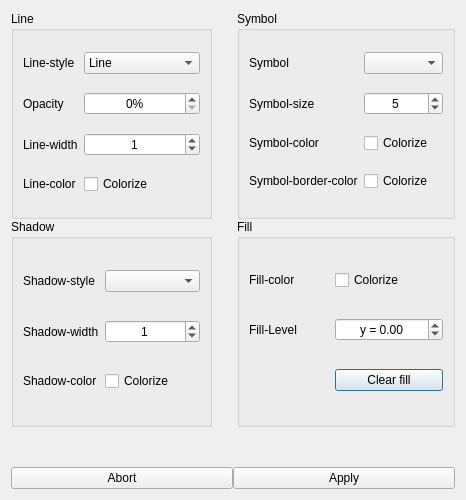
<?xml version="1.0" encoding="UTF-8"?>
<ui version="4.0">
 <class>layout</class>
 <widget class="QDialog" name="layout">
  <property name="geometry">
   <rect>
    <x>0</x>
    <y>0</y>
    <width>466</width>
    <height>500</height>
   </rect>
  </property>
  <property name="minimumSize">
   <size>
    <width>466</width>
    <height>500</height>
   </size>
  </property>
  <property name="windowTitle">
   <string>Change plotstyle</string>
  </property>
  <layout class="QVBoxLayout" name="verticalLayout_2">
   <item>
    <layout class="QHBoxLayout" name="horizontalLayout_2">
     <property name="spacing">
      <number>0</number>
     </property>
     <property name="rightMargin">
      <number>0</number>
     </property>
     <item>
      <layout class="QVBoxLayout" name="verticalLayout">
       <property name="leftMargin">
        <number>0</number>
       </property>
       <property name="bottomMargin">
        <number>0</number>
       </property>
       <item>
        <layout class="QGridLayout" name="gridLayout">
         <property name="leftMargin">
          <number>0</number>
         </property>
         <property name="rightMargin">
          <number>0</number>
         </property>
         <property name="horizontalSpacing">
          <number>25</number>
         </property>
         <item row="1" column="2">
          <widget class="QGroupBox" name="groupBox_3">
           <property name="sizePolicy">
            <sizepolicy hsizetype="Preferred" vsizetype="MinimumExpanding">
             <horstretch>0</horstretch>
             <verstretch>0</verstretch>
            </sizepolicy>
           </property>
           <property name="title">
            <string>Fill</string>
           </property>
           <layout class="QGridLayout" name="gridLayout_4">
            <item row="0" column="0">
             <widget class="QLabel" name="label_9">
              <property name="text">
               <string>Fill-color</string>
              </property>
             </widget>
            </item>
            <item row="1" column="1">
             <widget class="QDoubleSpinBox" name="fillColorSpinBox">
              <property name="alignment">
               <set>Qt::AlignCenter</set>
              </property>
              <property name="prefix">
               <string>y = </string>
              </property>
              <property name="minimum">
               <double>-9999999.000000000000000</double>
              </property>
              <property name="maximum">
               <double>9999999.000000000000000</double>
              </property>
              <property name="singleStep">
               <double>0.010000000000000</double>
              </property>
             </widget>
            </item>
            <item row="1" column="0">
             <widget class="QLabel" name="label_7">
              <property name="text">
               <string>Fill-Level</string>
              </property>
             </widget>
            </item>
            <item row="2" column="1">
             <widget class="QPushButton" name="deleteFillButton">
              <property name="text">
               <string>Clear fill</string>
              </property>
             </widget>
            </item>
            <item row="0" column="1">
             <widget class="QCheckBox" name="fillColorButton">
              <property name="text">
               <string>Colorize</string>
              </property>
             </widget>
            </item>
           </layout>
          </widget>
         </item>
         <item row="1" column="1">
          <widget class="QGroupBox" name="groupBox_4">
           <property name="title">
            <string>Shadow</string>
           </property>
           <layout class="QGridLayout" name="gridLayout_5">
            <item row="0" column="0">
             <widget class="QLabel" name="label_13">
              <property name="text">
               <string>Shadow-style</string>
              </property>
             </widget>
            </item>
            <item row="0" column="1">
             <widget class="QComboBox" name="shadowStyleComboBox">
              <property name="sizePolicy">
               <sizepolicy hsizetype="Expanding" vsizetype="Fixed">
                <horstretch>0</horstretch>
                <verstretch>0</verstretch>
               </sizepolicy>
              </property>
              <item>
               <property name="text">
                <string/>
               </property>
              </item>
              <item>
               <property name="text">
                <string>Line</string>
               </property>
              </item>
              <item>
               <property name="text">
                <string>Dots (D)</string>
               </property>
              </item>
              <item>
               <property name="text">
                <string>Strokes (S)</string>
               </property>
              </item>
              <item>
               <property name="text">
                <string>D S</string>
               </property>
              </item>
              <item>
               <property name="text">
                <string>D D S</string>
               </property>
              </item>
             </widget>
            </item>
            <item row="1" column="0">
             <widget class="QLabel" name="label_11">
              <property name="text">
               <string>Shadow-width</string>
              </property>
             </widget>
            </item>
            <item row="1" column="1">
             <widget class="QSpinBox" name="shadowWidthSpinBox">
              <property name="sizePolicy">
               <sizepolicy hsizetype="Expanding" vsizetype="Fixed">
                <horstretch>0</horstretch>
                <verstretch>0</verstretch>
               </sizepolicy>
              </property>
              <property name="alignment">
               <set>Qt::AlignCenter</set>
              </property>
              <property name="value">
               <number>1</number>
              </property>
             </widget>
            </item>
            <item row="2" column="0">
             <widget class="QLabel" name="label_12">
              <property name="text">
               <string>Shadow-color</string>
              </property>
             </widget>
            </item>
            <item row="2" column="1">
             <widget class="QCheckBox" name="shadowColorButton">
              <property name="text">
               <string>Colorize</string>
              </property>
             </widget>
            </item>
           </layout>
          </widget>
         </item>
         <item row="0" column="1">
          <widget class="QGroupBox" name="groupBox">
           <property name="sizePolicy">
            <sizepolicy hsizetype="Preferred" vsizetype="MinimumExpanding">
             <horstretch>0</horstretch>
             <verstretch>0</verstretch>
            </sizepolicy>
           </property>
           <property name="title">
            <string>Line</string>
           </property>
           <layout class="QGridLayout" name="gridLayout_2">
            <item row="3" column="0">
             <widget class="QLabel" name="label_3">
              <property name="text">
               <string>Line-color</string>
              </property>
             </widget>
            </item>
            <item row="1" column="1">
             <widget class="QSpinBox" name="alphaSpinBox">
              <property name="enabled">
               <bool>true</bool>
              </property>
              <property name="alignment">
               <set>Qt::AlignCenter</set>
              </property>
              <property name="suffix">
               <string>%</string>
              </property>
              <property name="maximum">
               <number>100</number>
              </property>
             </widget>
            </item>
            <item row="0" column="1">
             <widget class="QComboBox" name="lineStyleComboBox">
              <property name="sizePolicy">
               <sizepolicy hsizetype="Expanding" vsizetype="Fixed">
                <horstretch>0</horstretch>
                <verstretch>0</verstretch>
               </sizepolicy>
              </property>
              <item>
               <property name="text">
                <string>Line</string>
               </property>
              </item>
              <item>
               <property name="text">
                <string>Dots (D)</string>
               </property>
              </item>
              <item>
               <property name="text">
                <string>Strokes (S)</string>
               </property>
              </item>
              <item>
               <property name="text">
                <string>D S</string>
               </property>
              </item>
              <item>
               <property name="text">
                <string>D D S</string>
               </property>
              </item>
             </widget>
            </item>
            <item row="0" column="0">
             <widget class="QLabel" name="label">
              <property name="text">
               <string>Line-style</string>
              </property>
             </widget>
            </item>
            <item row="2" column="1">
             <widget class="QSpinBox" name="lineWidthSpinBox">
              <property name="sizePolicy">
               <sizepolicy hsizetype="Expanding" vsizetype="Fixed">
                <horstretch>0</horstretch>
                <verstretch>0</verstretch>
               </sizepolicy>
              </property>
              <property name="alignment">
               <set>Qt::AlignCenter</set>
              </property>
              <property name="value">
               <number>1</number>
              </property>
             </widget>
            </item>
            <item row="1" column="0">
             <widget class="QLabel" name="label_10">
              <property name="enabled">
               <bool>true</bool>
              </property>
              <property name="text">
               <string>Opacity</string>
              </property>
             </widget>
            </item>
            <item row="2" column="0">
             <widget class="QLabel" name="label_2">
              <property name="text">
               <string>Line-width</string>
              </property>
             </widget>
            </item>
            <item row="3" column="1">
             <widget class="QCheckBox" name="lineColorButton">
              <property name="text">
               <string>Colorize</string>
              </property>
             </widget>
            </item>
           </layout>
          </widget>
         </item>
         <item row="0" column="2">
          <widget class="QGroupBox" name="groupBox_2">
           <property name="sizePolicy">
            <sizepolicy hsizetype="Preferred" vsizetype="MinimumExpanding">
             <horstretch>0</horstretch>
             <verstretch>0</verstretch>
            </sizepolicy>
           </property>
           <property name="title">
            <string>Symbol</string>
           </property>
           <layout class="QGridLayout" name="gridLayout_3">
            <item row="2" column="0">
             <widget class="QLabel" name="label_6">
              <property name="text">
               <string>Symbol-color</string>
              </property>
             </widget>
            </item>
            <item row="0" column="0">
             <widget class="QLabel" name="label_4">
              <property name="text">
               <string>Symbol</string>
              </property>
             </widget>
            </item>
            <item row="4" column="0">
             <widget class="QLabel" name="label_8">
              <property name="text">
               <string>Symbol-border-color</string>
              </property>
             </widget>
            </item>
            <item row="1" column="1">
             <widget class="QSpinBox" name="symbolSizeSpinBox">
              <property name="sizePolicy">
               <sizepolicy hsizetype="Expanding" vsizetype="Fixed">
                <horstretch>0</horstretch>
                <verstretch>0</verstretch>
               </sizepolicy>
              </property>
              <property name="alignment">
               <set>Qt::AlignCenter</set>
              </property>
              <property name="value">
               <number>5</number>
              </property>
             </widget>
            </item>
            <item row="1" column="0">
             <widget class="QLabel" name="label_5">
              <property name="text">
               <string>Symbol-size</string>
              </property>
             </widget>
            </item>
            <item row="0" column="1">
             <widget class="QComboBox" name="symbolComboBox">
              <property name="sizePolicy">
               <sizepolicy hsizetype="Expanding" vsizetype="Fixed">
                <horstretch>0</horstretch>
                <verstretch>0</verstretch>
               </sizepolicy>
              </property>
              <item>
               <property name="text">
                <string/>
               </property>
              </item>
              <item>
               <property name="text">
                <string>Circle</string>
               </property>
              </item>
              <item>
               <property name="text">
                <string>X</string>
               </property>
              </item>
              <item>
               <property name="text">
                <string>Square</string>
               </property>
              </item>
              <item>
               <property name="text">
                <string>Triangle</string>
               </property>
              </item>
              <item>
               <property name="text">
                <string>Diamond</string>
               </property>
              </item>
              <item>
               <property name="text">
                <string>Plus</string>
               </property>
              </item>
             </widget>
            </item>
            <item row="2" column="1">
             <widget class="QCheckBox" name="symbolColorButton">
              <property name="text">
               <string>Colorize</string>
              </property>
             </widget>
            </item>
            <item row="4" column="1">
             <widget class="QCheckBox" name="symbolPenColorButton">
              <property name="text">
               <string>Colorize</string>
              </property>
             </widget>
            </item>
           </layout>
          </widget>
         </item>
        </layout>
       </item>
       <item>
        <spacer name="verticalSpacer">
         <property name="orientation">
          <enum>Qt::Vertical</enum>
         </property>
         <property name="sizeType">
          <enum>QSizePolicy::Preferred</enum>
         </property>
         <property name="sizeHint" stdset="0">
          <size>
           <width>20</width>
           <height>40</height>
          </size>
         </property>
        </spacer>
       </item>
       <item>
        <layout class="QHBoxLayout" name="horizontalLayout">
         <item>
          <widget class="QPushButton" name="cancelButton">
           <property name="text">
            <string>Abort</string>
           </property>
          </widget>
         </item>
         <item>
          <widget class="QPushButton" name="styleButton">
           <property name="text">
            <string>Apply</string>
           </property>
          </widget>
         </item>
        </layout>
       </item>
      </layout>
     </item>
     <item>
      <layout class="QVBoxLayout" name="colorLayout"/>
     </item>
    </layout>
   </item>
  </layout>
 </widget>
 <resources/>
 <connections/>
</ui>
